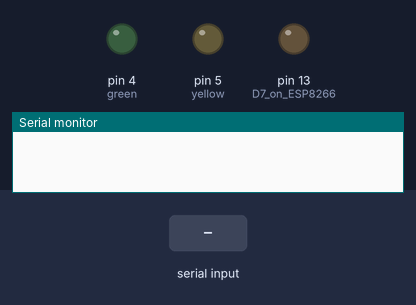
The sketch below on a simulated Arduino Uno, built with avr-gcc and run on an emulated ATmega328P. On the bench: output pins drawn as LEDs (lit = HIGH), the last lines printed to the serial monitor. The inputs (shaded band) are chosen by the test bench. Pins used as bus, display or sensor lines are not drawn.

Above: at 1.8 s.
1.9 s: "ok\n" received over the second serial link
3.4 s: "radio_rx\n" received over the second serial link
4.9 s: "busy\n" received over the second serial link
At 18.5 s:
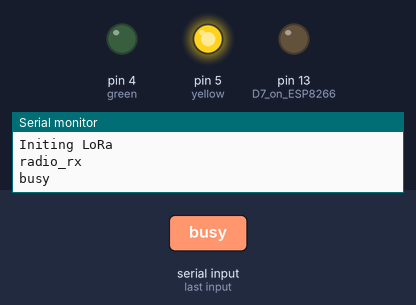
At 19.8 s:
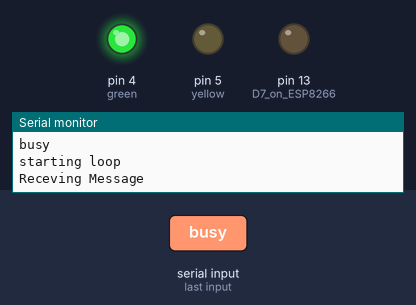
Timing chart, 0 to 20.1 s (numbered marks = the images above; inputs shaded):
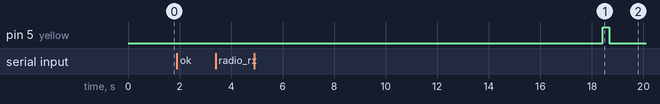

Measured:
- after the input at 4.9 s, pin 4 (green): LOW → HIGH after 13.8 s instead of 14.3 s

The sketch:

CentralBox.ino
```cpp
/*
   Lora to Lora (P2P) using RN2484 and ESP8266
   This sketch will transmit a lora message with payload "20" every 2 seconds.
   An LED will blink every time a package is sent. Payload and package ID is printed on serial monitor.

   Code based on JP Meijers code from 30 September 2016
   MN Petersen, Aug 2020

   CONNECTIONS:
   RN2483 - ESP8266:
   TX     - D5
   RX     - D6
   3V3    - 3V3
   GND    - GND

   D7 on ESP8266 is connected to anode (long leg) on LED. Insert resistor between cathode and GND on ESP8266.

*/

#include <SoftwareSerial.h>
SoftwareSerial loraSerial(14, 12, false); // (rxPin (D5), txPin (D6), inverse_logic, buffer size);

String str;
String frequency = "869100000";
String sf = "sf12";
String message = "48656c6C6F";
String receivedMessage;

int currentMillis;
int startingMillis;
int deltaTime;


#define red 0     // D3
#define yellow 5   // D1
#define green 4    // D2

void setup() {
  //output LED pin
  pinMode(13, OUTPUT);  // D7 on ESP8266

  pinMode(red, OUTPUT);
  pinMode(yellow, OUTPUT);
  pinMode(green, OUTPUT);

  // Open serial communications and wait for port to open:
  Serial.begin(57600);  // Serial communication to PC

  loraSerial.begin(9600);  // Serial communication to RN2483
  loraSerial.setTimeout(1000);
  lora_autobaud();


  InitialisingLora(frequency, sf);

  // LEDs
  LED_CentralBox();

  Serial.println("starting loop");


}

//=============================================================
// LOOP
//=============================================================
void loop() {

  receivedMessage = receiveMessage();

  if (receivedMessage != ""){
    Serial.print("Received Message: ");
    Serial.println(receivedMessage);

    // Wait until sensor is done sending: defined time is 10000
    delay(15000);


    Serial.println("Sending AKK");
    message = "1A";
    sendMessage(message);
    delay(100);

  }
  else{
    Serial.println("No message received");}
}


//=============================================================
// Function declarations
//=============================================================

void lora_autobaud()
{
  String response = "";
  while (response == "")
  {
    delay(1000);
    loraSerial.write((byte)0x00);
    loraSerial.write(0x55);
    loraSerial.println();
    loraSerial.println("sys get ver");
    response = loraSerial.readStringUntil('\n');
  }
}


int wait_for_ok() {
  /*
    This function blocks until the word "ok\n" is received on the UART,
    or until a timeout of 3*5 seconds.
  */
  str = loraSerial.readStringUntil('\n');
  if ( str.indexOf("ok") == 0 ) {
    return 1;
  }
  else return 0;
}


void led_on(int LED)
{
digitalWrite(LED, 1);
}

void led_off(int LED)
{
digitalWrite(LED, 0);
}


void InitialisingLora(String frequency, String sf) {
  Serial.println("Initing LoRa");

  loraSerial.println("radio rxstop"); // causes the radio to exit Continuous Receive mode
  str = loraSerial.readStringUntil('\n');
  Serial.println(str);

  loraSerial.listen();
  str = loraSerial.readStringUntil('\n');
  Serial.println(str);
  loraSerial.println("sys get ver");
  str = loraSerial.readStringUntil('\n');
  Serial.println(str);

  loraSerial.println("mac pause");
  str = loraSerial.readStringUntil('\n');
  Serial.println(str);

  //  loraSerial.println("radio set bt 0.5");  // Uncomment if we want to use FSK
  //  wait_for_ok();

  loraSerial.println("radio set mod lora"); // Comment if we want to use FSK
  str = loraSerial.readStringUntil('\n');
  Serial.println(str);

  loraSerial.println("radio set freq "  + frequency);
  str = loraSerial.readStringUntil('\n');
  Serial.println(str);

  loraSerial.println("radio set pwr 14");
  str = loraSerial.readStringUntil('\n');
  Serial.println(str);

  loraSerial.println("radio set sf " + sf);
  str = loraSerial.readStringUntil('\n');
  Serial.println(str);

  loraSerial.println("radio set afcbw 41.7");
  str = loraSerial.readStringUntil('\n');
  Serial.println(str);

  loraSerial.println("radio set rxbw 125");
  str = loraSerial.readStringUntil('\n');
  Serial.println(str);

  //  loraSerial.println("radio set bitrate 50000");
  //  wait_for_ok();

  //  loraSerial.println("radio set fdev 25000");
  //  wait_for_ok();

  loraSerial.println("radio set prlen 8");
  str = loraSerial.readStringUntil('\n');
  Serial.println(str);

  loraSerial.println("radio set crc on");
  str = loraSerial.readStringUntil('\n');
  Serial.println(str);

  loraSerial.println("radio set iqi off");
  str = loraSerial.readStringUntil('\n');
  Serial.println(str);

  loraSerial.println("radio set cr 4/5");
  str = loraSerial.readStringUntil('\n');
  Serial.println(str);

  loraSerial.println("radio set wdt 60000"); //disable for continuous reception
  str = loraSerial.readStringUntil('\n');
  Serial.println(str);

  loraSerial.println("radio set sync 12");
  str = loraSerial.readStringUntil('\n');
  Serial.println(str);

  loraSerial.println("radio set bw 125");
  str = loraSerial.readStringUntil('\n');
  Serial.println(str);
}

void sendMessage(String message) {
  led_on(red);
  Serial.print("Sending Message: ");
  Serial.println(message);
  delay(500);
  Serial.println("TX: radio tx");
  loraSerial.print("radio tx ");
  loraSerial.println(message);
  str = loraSerial.readStringUntil('\n');
  Serial.print("RX: ");
  Serial.println(str);
  str = loraSerial.readStringUntil('\n');
  Serial.print("RX: ");
  Serial.println(str);
  delay(1000);
  led_off(red);

}

String receiveMessage() {
  led_on(green);
  // intialise emtpy message
  String message = "";
  Serial.println("Receving Message");
  delay(1000);
  Serial.println("TX: radio rx 0");
  loraSerial.println("radio rx 0"); //wait for 60 seconds to receive
  str = loraSerial.readStringUntil('\n');
  Serial.print("RX: ");
  Serial.println(str);
  delay(200);

  if ( str.indexOf("ok") == 0 )
  {
    str = String("");
    while (str == "")
    {
      str = loraSerial.readStringUntil('\n');
    }
    if ( str.indexOf("radio_rx") == 0 )  //checking if data was reeived (equals radio_rx = <data>). indexOf returns position of "radio_rx"
    {
      //      toggle_led();
      Serial.println(str); //printing received data
      message = str;
    }
    else
    {
      Serial.println("Received nothing");
    }
  }
  else if (str.indexOf("busy") == 0 ) {
    Serial.println("radio not going into receive mode");
    Serial.println("  Stop the radio and mac pause");
    delay(1000);
    // dont know if mac pause is needed, but it is required to be in init
    loraSerial.println("mac pause");
    str = loraSerial.readStringUntil('\n');
    Serial.println(str);

    loraSerial.println("radio rxstop"); // causes the radio to exit Continuous Receive mode
    str = loraSerial.readStringUntil('\n');
    Serial.println(str);

  }
  else
  {
    Serial.println("radio not going into receive mode");
    delay(1000);
  }
  led_off(green);

  return message;
}

void LED_CentralBox(){
  // Central Box LED show
  led_on(red);
  delay(250);
  led_off(red);
  led_on(yellow);
  delay(250);
  led_off(yellow);
  led_on(green);
  delay(250);
  led_off(green);
}

int scheduler(int ID, int Prio){
  // device ID and max number of devices
  // For scheduler:
  int SlotTime = 120000;  //2*60*1000
  int SleepTime = Prio * SlotTime;
  return SleepTime;
  }
```
